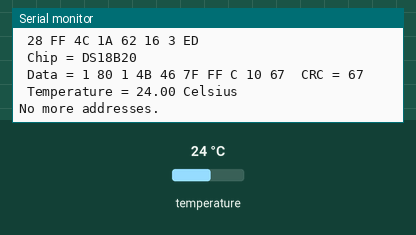
This sketch was run on a simulated Arduino Uno, built with avr-gcc and run on an emulated ATmega328P. On the bench: the last lines printed to the serial monitor. Inputs (shaded band) come from the test bench; at power-on: temperature 24 °C.

Above: at 3.8 s.
3.9 s: temperature set to 12 °C
At 4.9 s:
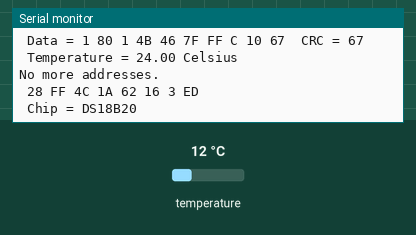
8.6 s: temperature set to 28 °C
At 9.9 s:
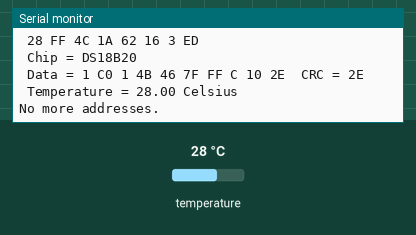
12.7 s: temperature set to 33 °C
At 14.2 s:
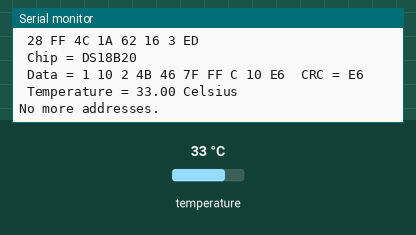
16.8 s: temperature set to 7 °C
At 18.3 s:
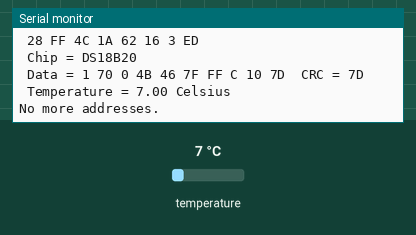
20.9 s: temperature set to 10 °C
At 22.0 s:
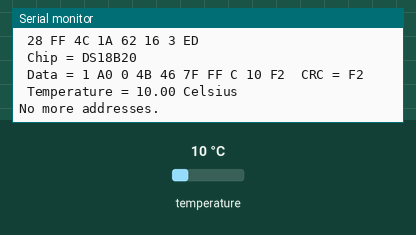
25.0 s: temperature set to 8 °C
At 26.4 s:
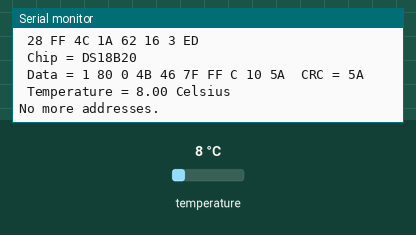
Timing chart, 0 to 28.0 s (numbered marks = the images above; inputs shaded):
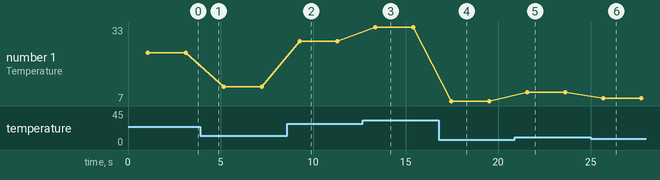

Measured:
- after the input at 8.6 s, the serial monitor: prints a new line after 0.62 s (image 2)
- after the input at 12.7 s, the serial monitor: prints a new line after 0.63 s (image 3)
- after the input at 16.8 s, the serial monitor: prints a new line after 0.63 s (image 4)
- after the input at 20.9 s, the serial monitor: prints a new line after 0.63 s (image 5)
- after the input at 25.0 s, the serial monitor: prints a new line after 0.64 s (image 6)
- plotted number 1: 24 → 12 after the input at 3.9 s, 28 → 33 after the input at 12.7 s, 10 → 8 after the input at 25.0 s

The sketch:

2_ds18b20_serv.ino
```cpp
#include <OneWire.h>
// пример использования библиотеки OneWire DS18S20, DS18B20, DS1822
OneWire ds(2); // на пине 10 (нужен резистор 4.7 КОм)

void setup(void)
{
  Serial.begin(9600);
}

void loop(void)
{
  byte i;
  byte present = 0;
  byte type_s;
  byte data[12];
  byte addr[8];
  float celsius;

  // проверяем наличие датчиков на шине
  if (!ds.search(addr))
  {
    Serial.println("No more addresses.");
    Serial.println();
    ds.reset_search();
    delay(1000);
    return;
  }

  // ввод начальной строки с обозначением адреса, например '28 FF 2A 29 2B 4 0 80'
  for (i = 0; i < 8; i++)
  {
    Serial.write(' ');
    Serial.print(addr[i], HEX);
  }
  // проверка CRC
  if (OneWire::crc8(addr, 7) != addr[7])
  {
    Serial.println("CRC is not valid!");
    return;
  }
  Serial.println();
  // Расшифровка сообщения '28 FF 2A 29 2B 4 0 80', где первый байт определяет чип
  switch (addr[0])
  {
  case 0x10:
    Serial.println(" Chip = DS18S20"); // или более старый DS1820
    type_s = 1;
    break;
  case 0x28:
    Serial.println(" Chip = DS18B20");
    type_s = 0;
    break;
  case 0x22:
    Serial.println(" Chip = DS1822");
    type_s = 0;
    break;
  default:
    Serial.println("Device is not a DS18x20 family device.");
    return;
  }

  ds.reset();
  ds.select(addr);
  ds.write(0x44); // начинаем преобразование, используй ds.write(0x44,1) для "паразитного" питания
  delay(1000);    // 750 может быть достаточно, а может быть и не хватит
  // мы могли бы использовать тут ds.depower(), но reset позаботится об этом
  present = ds.reset();
  ds.select(addr);
  ds.write(0xBE);
  Serial.print(" Data = ");
  Serial.print(present, HEX);
  Serial.print(" ");

  for (i = 0; i < 9; i++)
  { // нам необходимо 9 байт
    data[i] = ds.read();
    Serial.print(data[i], HEX);
    Serial.print(" ");
  }

  Serial.print(" CRC = ");
  Serial.print(OneWire::crc8(data, 8), HEX);
  Serial.println();
  // конвертируем данный в фактическую температуру
  // так как результат является 16 битным целым, его надо хранить в
  // переменной с типом данных "int16_t", которая всегда равна 16 битам,
  // даже если мы проводим компиляцию на 32-х битном процессоре
  int16_t raw = (data[1] << 8) | data[0];
  if (type_s)
  {
    raw = raw << 3; // разрешение 9 бит по умолчанию
    if (data[7] == 0x10)
    {
      raw = (raw & 0xFFF0) + 12 - data[6];
    }
  }
  else
  {
    byte cfg = (data[4] & 0x60);
    // при маленьких значениях, малые биты не определены, давайте их обнулим
    if (cfg == 0x00)
      raw = raw & ~7; // разрешение 9 бит, 93.75 мс
    else if (cfg == 0x20)
      raw = raw & ~3; // разрешение 10 бит, 187.5 мс
    else if (cfg == 0x40)
      raw = raw & ~1; // разрешение 11 бит, 375 мс
    // разрешение по умолчанию равно 12 бит, время преобразования - 750 мс
  }

  celsius = (float)raw / 16.0;
  Serial.print(" Temperature = ");
  Serial.print(celsius);
  Serial.println(" Celsius");
}
```
